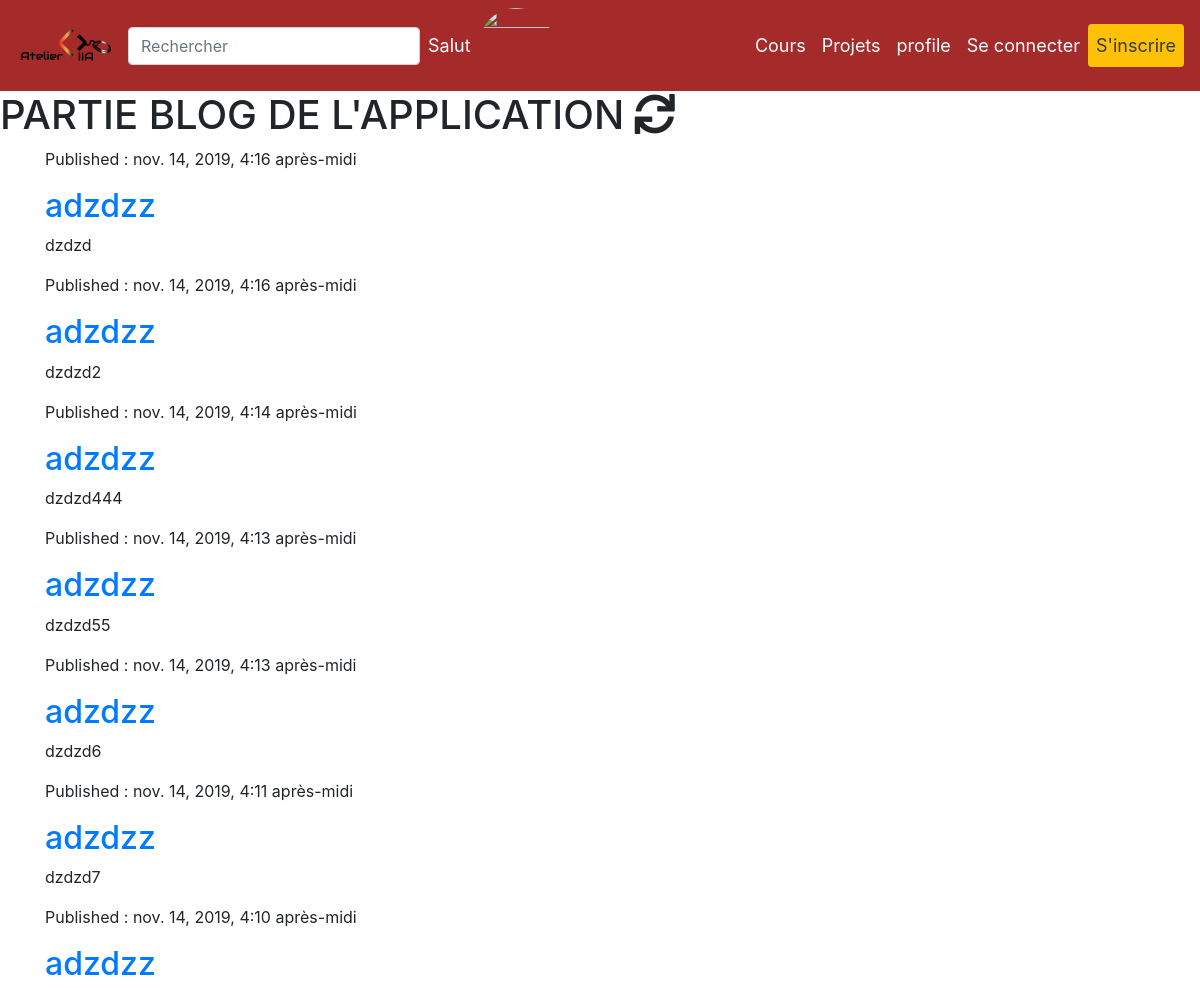
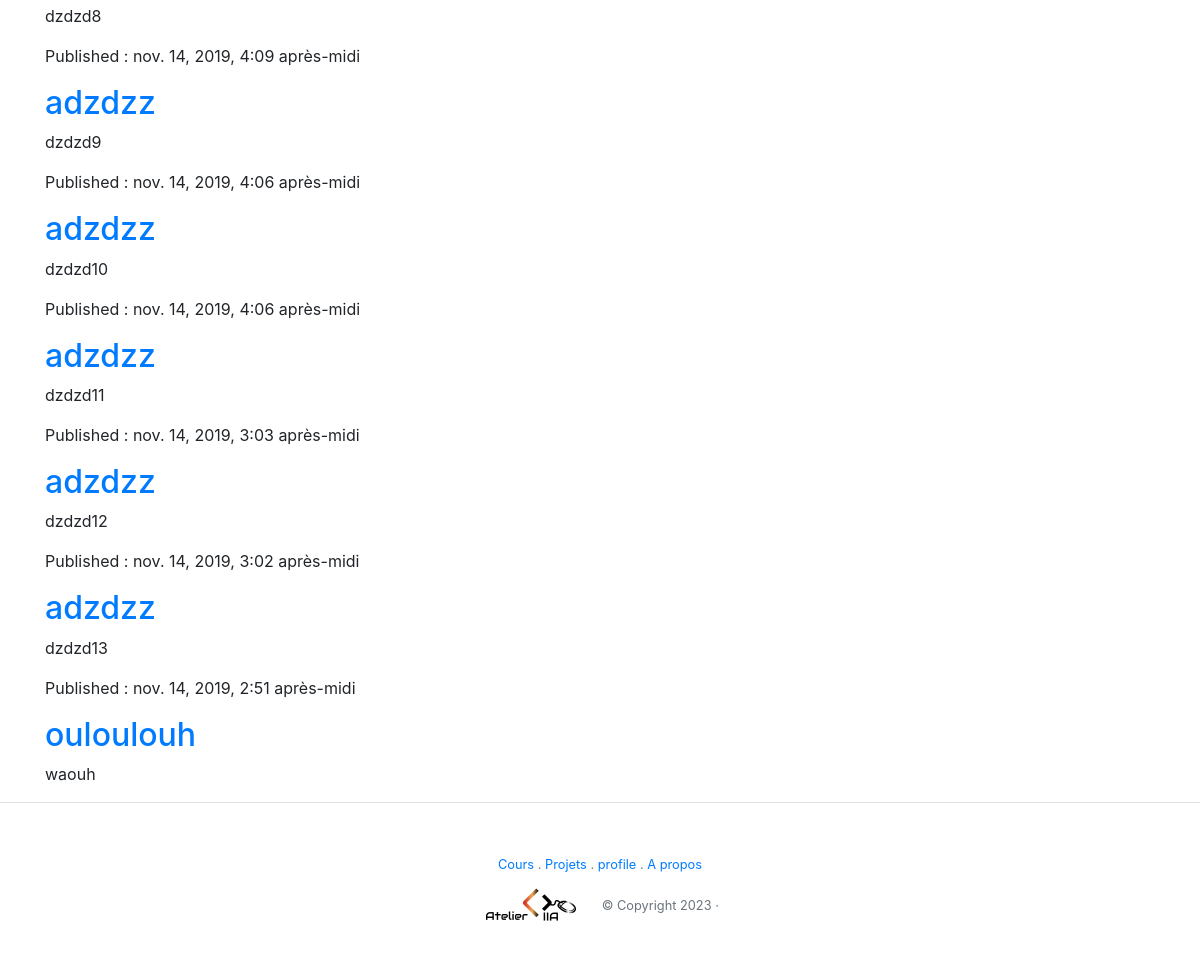
Screenshot of /blog/ with the database file from the repository (2 pictures, top to bottom).
### blog/models.py (models this page shows, shortened)
class Post(models.Model):
	author = models.ForeignKey('auth.User',on_delete=models.CASCADE)
	title = models.CharField(max_length=200)
	text = models.TextField()
	created_date = models.DateTimeField(default=timezone.now)
	published_date = models.DateTimeField(blank=True,null=True)

### blog/views.py (the view)
# urls.py: path('',views.post_list_view,name='post_list'),
def post_list_view(request):
	posts= Post.objects.filter(published_date__lte=timezone.now()).order_by('-published_date')
	return render(request,'blog/posts_list.html',{'posts':posts})

### blog/templates/blog/posts_list.html (shortened to what this page needs)
{% extends "base.html" %}
	{% block content%}
	<h1>PARTIE BLOG DE L'APPLICATION <i class="fas fa-sync fa-spin"></i> </h1>
		<div class="container content">
			{% for i in posts%}
						<p>Published : {{i.published_date}}</p>
						<h2><a href="{% url 'post_detail' i.id%}">{{i.title}}</a></h2>
						<p>{{i.text}}</p>
				{% empty%}
				<p>Aucun Post pour le moment </p>
			{% endfor %%}
		</div>
{% endblock%}

### rows the page displays
Post: published_date "nov. 14, 2019, 4:16 après-midi", title "adzdzz", text "dzdzd"
Post: published_date "nov. 14, 2019, 4:16 après-midi", title "adzdzz", text "dzdzd2"
Post: published_date "nov. 14, 2019, 4:14 après-midi", title "adzdzz", text "dzdzd444"
Post: published_date "nov. 14, 2019, 4:13 après-midi", title "adzdzz", text "dzdzd55"
Post: published_date "nov. 14, 2019, 4:13 après-midi", title "adzdzz", text "dzdzd6"
Post: published_date "nov. 14, 2019, 4:11 après-midi", title "adzdzz", text "dzdzd7"
Post: published_date "nov. 14, 2019, 4:10 après-midi", title "adzdzz", text "dzdzd8"
Post: published_date "nov. 14, 2019, 4:09 après-midi", title "adzdzz", text "dzdzd9"
Post: published_date "nov. 14, 2019, 4:06 après-midi", title "adzdzz", text "dzdzd10"
Post: published_date "nov. 14, 2019, 4:06 après-midi", title "adzdzz", text "dzdzd11"
Post: published_date "nov. 14, 2019, 3:03 après-midi", title "adzdzz", text "dzdzd12"
Post: published_date "nov. 14, 2019, 3:02 après-midi", title "adzdzz", text "dzdzd13"
Post: published_date "nov. 14, 2019, 2:51 après-midi", title "ouloulouh", text "waouh"
